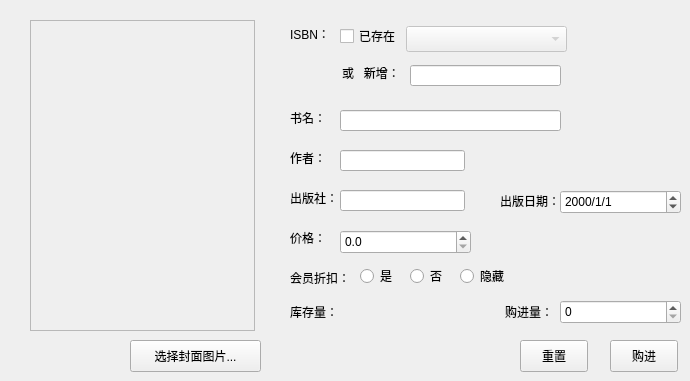
   <widget class="QWidget" name="tab_2">
    <attribute name="title">
     <string>图书购进</string>
    </attribute>
    <widget class="QLabel" name="storage">
     <property name="geometry">
      <rect>
       <x>340</x>
       <y>304</y>
       <width>101</width>
       <height>16</height>
      </rect>
     </property>
     <property name="text">
      <string/>
     </property>
    </widget>
    <widget class="QLabel" name="label_10">
     <property name="geometry">
      <rect>
       <x>290</x>
       <y>270</y>
       <width>65</width>
       <height>16</height>
      </rect>
     </property>
     <property name="text">
      <string>会员折扣：</string>
     </property>
    </widget>
    <widget class="QLineEdit" name="leAuthor">
     <property name="geometry">
      <rect>
       <x>340</x>
       <y>150</y>
       <width>125</width>
       <height>21</height>
      </rect>
     </property>
    </widget>
    <widget class="QLabel" name="label_11">
     <property name="geometry">
      <rect>
       <x>342</x>
       <y>65</y>
       <width>64</width>
       <height>16</height>
      </rect>
     </property>
     <property name="text">
      <string>或   新增：</string>
     </property>
    </widget>
    <widget class="QLabel" name="label_12">
     <property name="geometry">
      <rect>
       <x>290</x>
       <y>230</y>
       <width>39</width>
       <height>16</height>
      </rect>
     </property>
     <property name="text">
      <string>价格：</string>
     </property>
    </widget>
    <widget class="QLineEdit" name="lePress">
     <property name="geometry">
      <rect>
       <x>340</x>
       <y>190</y>
       <width>125</width>
       <height>21</height>
      </rect>
     </property>
    </widget>
    <widget class="QLabel" name="label_13">
     <property name="geometry">
      <rect>
       <x>290</x>
       <y>110</y>
       <width>39</width>
       <height>16</height>
      </rect>
     </property>
     <property name="text">
      <string>书名：</string>
     </property>
    </widget>
    <widget class="QLabel" name="label_14">
     <property name="geometry">
      <rect>
       <x>505</x>
       <y>304</y>
       <width>52</width>
       <height>16</height>
      </rect>
     </property>
     <property name="text">
      <string>购进量：</string>
     </property>
    </widget>
    <widget class="QLineEdit" name="leISBN">
     <property name="geometry">
      <rect>
       <x>410</x>
       <y>65</y>
       <width>151</width>
       <height>21</height>
      </rect>
     </property>
     <property name="text">
      <string/>
     </property>
    </widget>
    <widget class="QPushButton" name="pbReset">
     <property name="geometry">
      <rect>
       <x>520</x>
       <y>340</y>
       <width>68</width>
       <height>32</height>
      </rect>
     </property>
     <property name="text">
      <string>重置</string>
     </property>
    </widget>
    <widget class="QLabel" name="label_15">
     <property name="geometry">
      <rect>
       <x>290</x>
       <y>190</y>
       <width>52</width>
       <height>16</height>
      </rect>
     </property>
     <property name="text">
      <string>出版社：</string>
     </property>
    </widget>
    <widget class="QLineEdit" name="leBname">
     <property name="geometry">
      <rect>
       <x>340</x>
       <y>110</y>
       <width>221</width>
       <height>21</height>
      </rect>
     </property>
    </widget>
    <widget class="QComboBox" name="cbISBN">
     <property name="enabled">
      <bool>false</bool>
     </property>
     <property name="geometry">
      <rect>
       <x>406</x>
       <y>26</y>
       <width>161</width>
       <height>26</height>
      </rect>
     </property>
    </widget>
    <widget class="QLabel" name="label_16">
     <property name="geometry">
      <rect>
       <x>290</x>
       <y>26</y>
       <width>45</width>
       <height>16</height>
      </rect>
     </property>
     <property name="text">
      <string>ISBN：</string>
     </property>
    </widget>
    <widget class="QCheckBox" name="isExist">
     <property name="geometry">
      <rect>
       <x>340</x>
       <y>26</y>
       <width>64</width>
       <height>20</height>
      </rect>
     </property>
     <property name="text">
      <string>已存在</string>
     </property>
    </widget>
    <widget class="QLabel" name="label_17">
     <property name="geometry">
      <rect>
       <x>290</x>
       <y>304</y>
       <width>52</width>
       <height>16</height>
      </rect>
     </property>
     <property name="text">
      <string>库存量：</string>
     </property>
    </widget>
    <widget class="QLabel" name="label_18">
     <property name="geometry">
      <rect>
       <x>290</x>
       <y>150</y>
       <width>39</width>
       <height>16</height>
      </rect>
     </property>
     <property name="text">
      <string>作者：</string>
     </property>
    </widget>
    <widget class="QLabel" name="label_19">
     <property name="geometry">
      <rect>
       <x>500</x>
       <y>193</y>
       <width>65</width>
       <height>16</height>
      </rect>
     </property>
     <property name="text">
      <string>出版日期：</string>
     </property>
    </widget>
    <widget class="QRadioButton" name="rbyes">
     <property name="geometry">
      <rect>
       <x>360</x>
       <y>266</y>
       <width>38</width>
       <height>20</height>
      </rect>
     </property>
     <property name="text">
      <string>是</string>
     </property>
    </widget>
    <widget class="QRadioButton" name="rbno">
     <property name="geometry">
      <rect>
       <x>410</x>
       <y>266</y>
       <width>38</width>
       <height>20</height>
      </rect>
     </property>
     <property name="text">
      <string>否</string>
     </property>
    </widget>
    <widget class="QPushButton" name="pbRepln">
     <property name="geometry">
      <rect>
       <x>610</x>
       <y>340</y>
       <width>68</width>
       <height>32</height>
      </rect>
     </property>
     <property name="text">
      <string>购进</string>
     </property>
    </widget>
    <widget class="QDateEdit" name="date">
     <property name="geometry">
      <rect>
       <x>560</x>
       <y>190</y>
       <width>121</width>
       <height>24</height>
      </rect>
     </property>
     <property name="layoutDirection">
      <enum>Qt::LeftToRight</enum>
     </property>
     <property name="maximumDateTime">
      <datetime>
       <hour>23</hour>
       <minute>59</minute>
       <second>59</second>
       <year>2016</year>
       <month>1</month>
       <day>1</day>
      </datetime>
     </property>
     <property name="maximumDate">
      <date>
       <year>2016</year>
       <month>1</month>
       <day>1</day>
      </date>
     </property>
     <property name="displayFormat">
      <string>yyyy/M/d</string>
     </property>
    </widget>
    <widget class="QRadioButton" name="rbhide">
     <property name="geometry">
      <rect>
       <x>460</x>
       <y>266</y>
       <width>61</width>
       <height>20</height>
      </rect>
     </property>
     <property name="text">
      <string>隐藏</string>
     </property>
    </widget>
    <widget class="QSpinBox" name="sbRepln">
     <property name="geometry">
      <rect>
       <x>560</x>
       <y>300</y>
       <width>121</width>
       <height>24</height>
      </rect>
     </property>
     <property name="maximum">
      <number>9999</number>
     </property>
    </widget>
    <widget class="QScrollArea" name="scrollArea">
     <property name="geometry">
      <rect>
       <x>30</x>
       <y>20</y>
       <width>225</width>
       <height>311</height>
      </rect>
     </property>
     <property name="widgetResizable">
      <bool>true</bool>
     </property>
     <widget class="QWidget" name="scrollAreaWidgetContents">
      <property name="geometry">
       <rect>
        <x>0</x>
        <y>0</y>
        <width>223</width>
        <height>309</height>
       </rect>
      </property>
     </widget>
    </widget>
    <widget class="QPushButton" name="pbCover">
     <property name="geometry">
      <rect>
       <x>130</x>
       <y>340</y>
       <width>131</width>
       <height>32</height>
      </rect>
     </property>
     <property name="text">
      <string>选择封面图片...</string>
     </property>
    </widget>
    <widget class="QDoubleSpinBox" name="sbPrice">
     <property name="geometry">
      <rect>
       <x>340</x>
       <y>230</y>
       <width>131</width>
       <height>24</height>
      </rect>
     </property>
     <property name="decimals">
      <number>1</number>
     </property>
     <property name="maximum">
      <double>1000.000000000000000</double>
     </property>
    </widget>
   </widget>
